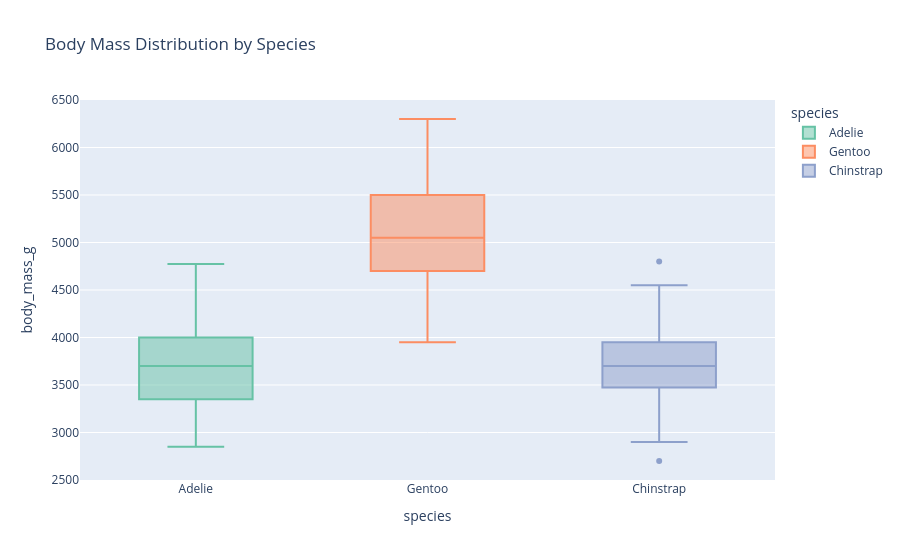

Notebook source saved alongside this figure:
### Markdown cell above
## Box Plots

Box plots (or box-and-whisker plots) provide a summary of a distribution’s mean, variance, and potential outliers. They are especially useful for comparing multiple groups or categories side-by-side. In line with Edward Tufte’s principles of maximizing data density and reducing chartjunk, box plots convey a great deal of statistical information using minimal visual elements, although in Chapter 2 of *The Visual Display of Quantitative Information*, he discusses the potential to reduce even this plot's data-ink-ratio further.

We can create a very simple boxplot from our data as shown:

### Code cell
fig = px.box(df, x="species", y="body_mass_g", color="species",
             title="Body Mass Distribution by Species",)
fig.show()

### Figure 1 — Plotly figure (JSON) as saved in the notebook; plotly's stock layout.template omitted (floating-point values rounded to 4 significant figures; data arrays with more than 128 entries replaced by an {"elided": "..."} marker saying what was removed)
{"data": [{"alignmentgroup": "True", "hovertemplate": "species=%{x}<br>body_mass_g=%{y}<extra></extra>", "legendgroup": "Adelie", "marker": {"color": "rgb(102,194,165)"}, "name": "Adelie", "notched": false, "offsetgroup": "Adelie", "orientation": "v", "showlegend": true, "type": "box", "x": {"elided": "146 str values"}, "x0": " ", "xaxis": "x", "y": {"elided": "146 float values"}, "y0": " ", "yaxis": "y"}, {"alignmentgroup": "True", "hovertemplate": "species=%{x}<br>body_mass_g=%{y}<extra></extra>", "legendgroup": "Gentoo", "marker": {"color": "rgb(252,141,98)"}, "name": "Gentoo", "notched": false, "offsetgroup": "Gentoo", "orientation": "v", "showlegend": true, "type": "box", "x": ["Gentoo", "Gentoo", "Gentoo", "Gentoo", "Gentoo", "Gentoo", "Gentoo", "Gentoo", "Gentoo", "Gentoo", "Gentoo", "Gentoo", "Gentoo", "Gentoo", "Gentoo", "Gentoo", "Gentoo", "Gentoo", "Gentoo", "Gentoo", "Gentoo", "Gentoo", "Gentoo", "Gentoo", "Gentoo", "Gentoo", "Gentoo", "Gentoo", "Gentoo", "Gentoo", "Gentoo", "Gentoo", "Gentoo", "Gentoo", "Gentoo", "Gentoo", "Gentoo", "Gentoo", "Gentoo", "Gentoo", "Gentoo", "Gentoo", "Gentoo", "Gentoo", "Gentoo", "Gentoo", "Gentoo", "Gentoo", "Gentoo", "Gentoo", "Gentoo", "Gentoo", "Gentoo", "Gentoo", "Gentoo", "Gentoo", "Gentoo", "Gentoo", "Gentoo", "Gentoo", "Gentoo", "Gentoo", "Gentoo", "Gentoo", "Gentoo", "Gentoo", "Gentoo", "Gentoo", "Gentoo", "Gentoo", "Gentoo", "Gentoo", "Gentoo", "Gentoo", "Gentoo", "Gentoo", "Gentoo", "Gentoo", "Gentoo", "Gentoo", "Gentoo", "Gentoo", "Gentoo", "Gentoo", "Gentoo", "Gentoo", "Gentoo", "Gentoo", "Gentoo", "Gentoo", "Gentoo", "Gentoo", "Gentoo", "Gentoo", "Gentoo", "Gentoo", "Gentoo", "Gentoo", "Gentoo", "Gentoo", "Gentoo", "Gentoo", "Gentoo", "Gentoo", "Gentoo", "Gentoo", "Gentoo", "Gentoo", "Gentoo", "Gentoo", "Gentoo", "Gentoo", "Gentoo", "Gentoo", "Gentoo", "Gentoo", "Gentoo", "Gentoo", "Gentoo"], "x0": " ", "xaxis": "x", "y": [4500.0, 5700.0, 4450.0, 5700.0, 5400.0, 4550.0, 4800.0, 5200.0, 4400.0, 5150.0, 4650.0, 5550.0, 4650.0, 5850.0, 4200.0, 5850.0, 4150.0, 6300.0, 4800.0, 5350.0, 5700.0, 5000.0, 4400.0, 5050.0, 5000.0, 5100.0, 5650.0, 4600.0, 5550.0, 5250.0, 4700.0, 5050.0, 6050.0, 5150.0, 5400.0, 4950.0, 5250.0, 4350.0, 5350.0, 3950.0, 5700.0, 4300.0, 4750.0, 5550.0, 4900.0, 4200.0, 5400.0, 5100.0, 5300.0, 4850.0, 5300.0, 4400.0, 5000.0, 4900.0, 5050.0, 4300.0, 5000.0, 4450.0, 5550.0, 4200.0, 5300.0, 4400.0, 5650.0, 4700.0, 5700.0, 5800.0, 4700.0, 5550.0, 4750.0, 5000.0, 5100.0, 5200.0, 4700.0, 5800.0, 4600.0, 6000.0, 4750.0, 5950.0, 4625.0, 5450.0, 4725.0, 5350.0, 4750.0, 5600.0, 4600.0, 5300.0, 4875.0, 5550.0, 4950.0, 5400.0, 4750.0, 5650.0, 4850.0, 5200.0, 4925.0, 4875.0, 4625.0, 5250.0, 4850.0, 5600.0, 4975.0, 5500.0, 5500.0, 4700.0, 5500.0, 4575.0, 5500.0, 5000.0, 5950.0, 4650.0, 5500.0, 4375.0, 5850.0, 6000.0, 4925.0, 4850.0, 5750.0, 5200.0, 5400.0], "y0": " ", "yaxis": "y"}, {"alignmentgroup": "True", "hovertemplate": "species=%{x}<br>body_mass_g=%{y}<extra></extra>", "legendgroup": "Chinstrap", "marker": {"color": "rgb(141,160,203)"}, "name": "Chinstrap", "notched": false, "offsetgroup": "Chinstrap", "orientation": "v", "showlegend": true, "type": "box", "x": ["Chinstrap", "Chinstrap", "Chinstrap", "Chinstrap", "Chinstrap", "Chinstrap", "Chinstrap", "Chinstrap", "Chinstrap", "Chinstrap", "Chinstrap", "Chinstrap", "Chinstrap", "Chinstrap", "Chinstrap", "Chinstrap", "Chinstrap", "Chinstrap", "Chinstrap", "Chinstrap", "Chinstrap", "Chinstrap", "Chinstrap", "Chinstrap", "Chinstrap", "Chinstrap", "Chinstrap", "Chinstrap", "Chinstrap", "Chinstrap", "Chinstrap", "Chinstrap", "Chinstrap", "Chinstrap", "Chinstrap", "Chinstrap", "Chinstrap", "Chinstrap", "Chinstrap", "Chinstrap", "Chinstrap", "Chinstrap", "Chinstrap", "Chinstrap", "Chinstrap", "Chinstrap", "Chinstrap", "Chinstrap", "Chinstrap", "Chinstrap", "Chinstrap", "Chinstrap", "Chinstrap", "Chinstrap", "Chinstrap", "Chinstrap", "Chinstrap", "Chinstrap", "Chinstrap", "Chinstrap", "Chinstrap", "Chinstrap", "Chinstrap", "Chinstrap", "Chinstrap", "Chinstrap", "Chinstrap", "Chinstrap"], "x0": " ", "xaxis": "x", "y": [3500.0, 3900.0, 3650.0, 3525.0, 3725.0, 3950.0, 3250.0, 3750.0, 4150.0, 3700.0, 3800.0, 3775.0, 3700.0, 4050.0, 3575.0, 4050.0, 3300.0, 3700.0, 3450.0, 4400.0, 3600.0, 3400.0, 2900.0, 3800.0, 3300.0, 4150.0, 3400.0, 3800.0, 3700.0, 4550.0, 3200.0, 4300.0, 3350.0, 4100.0, 3600.0, 3900.0, 3850.0, 4800.0, 2700.0, 4500.0, 3950.0, 3650.0, 3550.0, 3500.0, 3675.0, 4450.0, 3400.0, 4300.0, 3250.0, 3675.0, 3325.0, 3950.0, 3600.0, 4050.0, 3350.0, 3450.0, 3250.0, 4050.0, 3800.0, 3525.0, 3950.0, 3650.0, 3650.0, 4000.0, 3400.0, 3775.0, 4100.0, 3775.0], "y0": " ", "yaxis": "y"}], "layout": {"boxmode": "overlay", "legend": {"title": {"text": "species"}, "tracegroupgap": 0}, "title": {"text": "Body Mass Distribution by Species"}, "xaxis": {"anchor": "y", "categoryarray": ["Adelie", "Gentoo", "Chinstrap"], "categoryorder": "array", "domain": [0, 1], "title": {"text": "species"}}, "yaxis": {"anchor": "x", "domain": [0, 1], "title": {"text": "body_mass_g"}}}}
